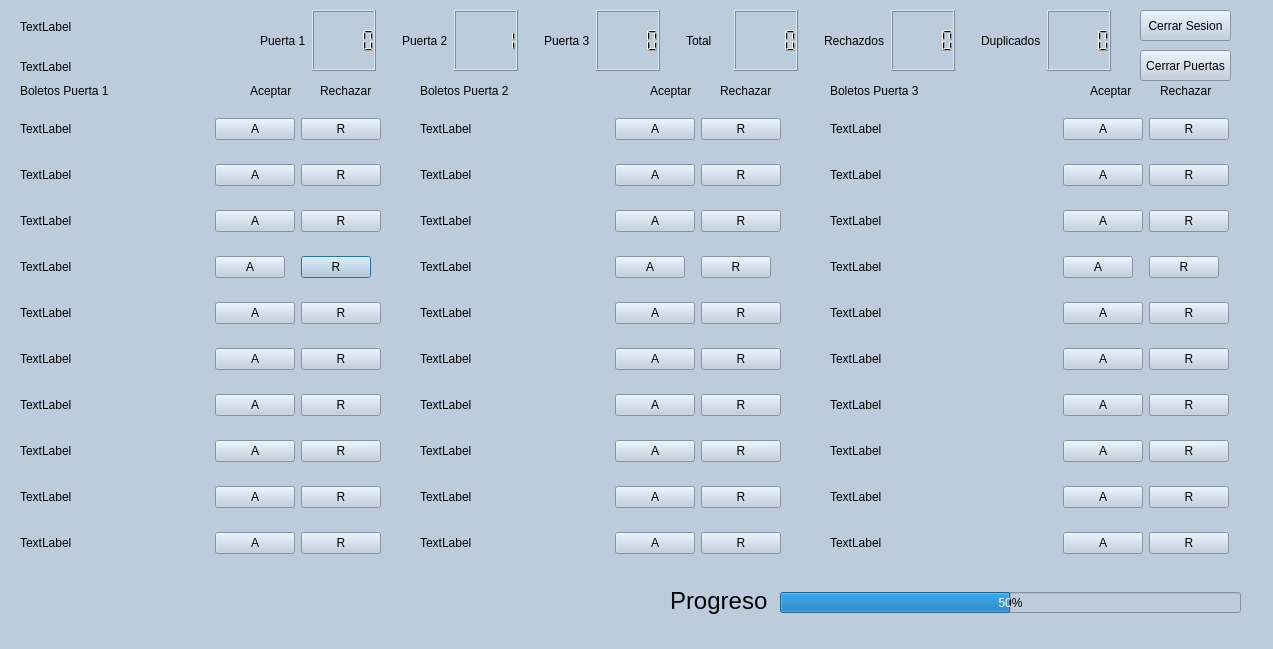
<?xml version="1.0" encoding="UTF-8"?>
<ui version="4.0">
 <class>Dialog</class>
 <widget class="QDialog" name="Dialog">
  <property name="geometry">
   <rect>
    <x>0</x>
    <y>0</y>
    <width>1273</width>
    <height>649</height>
   </rect>
  </property>
  <property name="windowTitle">
   <string>Dialog</string>
  </property>
  <property name="styleSheet">
   <string notr="true">background-color: #bcccdc;</string>
  </property>
  <widget class="QWidget" name="gridLayoutWidget_4">
   <property name="geometry">
    <rect>
     <x>20</x>
     <y>10</y>
     <width>211</width>
     <height>74</height>
    </rect>
   </property>
   <layout class="QGridLayout" name="gridLayout">
    <item row="2" column="0">
     <widget class="QLabel" name="lblNombreEmpleado">
      <property name="text">
       <string>TextLabel</string>
      </property>
     </widget>
    </item>
    <item row="1" column="0">
     <widget class="QLabel" name="lblNombreConcierto">
      <property name="text">
       <string>TextLabel</string>
      </property>
     </widget>
    </item>
   </layout>
  </widget>
  <widget class="QWidget" name="gridLayoutWidget">
   <property name="geometry">
    <rect>
     <x>20</x>
     <y>100</y>
     <width>361</width>
     <height>481</height>
    </rect>
   </property>
   <layout class="QGridLayout" name="gridLayoutPuerta1">
    <item row="0" column="0">
     <widget class="QLabel" name="lblBoleto1_P1">
      <property name="text">
       <string>TextLabel</string>
      </property>
     </widget>
    </item>
    <item row="3" column="2">
     <widget class="QPushButton" name="pbRechazar4_P1">
      <property name="maximumSize">
       <size>
        <width>70</width>
        <height>16777215</height>
       </size>
      </property>
      <property name="cursor">
       <cursorShape>PointingHandCursor</cursorShape>
      </property>
      <property name="text">
       <string>R</string>
      </property>
     </widget>
    </item>
    <item row="4" column="2">
     <widget class="QPushButton" name="pbRechazar5_P1">
      <property name="cursor">
       <cursorShape>PointingHandCursor</cursorShape>
      </property>
      <property name="text">
       <string>R</string>
      </property>
     </widget>
    </item>
    <item row="6" column="2">
     <widget class="QPushButton" name="pbRechazar7_P1">
      <property name="cursor">
       <cursorShape>PointingHandCursor</cursorShape>
      </property>
      <property name="text">
       <string>R</string>
      </property>
     </widget>
    </item>
    <item row="7" column="2">
     <widget class="QPushButton" name="pbRechazar8_P1">
      <property name="cursor">
       <cursorShape>PointingHandCursor</cursorShape>
      </property>
      <property name="text">
       <string>R</string>
      </property>
     </widget>
    </item>
    <item row="5" column="2">
     <widget class="QPushButton" name="pbRechazar6_P1">
      <property name="cursor">
       <cursorShape>PointingHandCursor</cursorShape>
      </property>
      <property name="text">
       <string>R</string>
      </property>
     </widget>
    </item>
    <item row="8" column="2">
     <widget class="QPushButton" name="pbRechazar9_P1">
      <property name="cursor">
       <cursorShape>PointingHandCursor</cursorShape>
      </property>
      <property name="text">
       <string>R</string>
      </property>
     </widget>
    </item>
    <item row="9" column="2">
     <widget class="QPushButton" name="pbRechazar10_P1">
      <property name="cursor">
       <cursorShape>PointingHandCursor</cursorShape>
      </property>
      <property name="text">
       <string>R</string>
      </property>
     </widget>
    </item>
    <item row="2" column="1">
     <widget class="QPushButton" name="pbAceptar3_P1">
      <property name="cursor">
       <cursorShape>PointingHandCursor</cursorShape>
      </property>
      <property name="text">
       <string>A</string>
      </property>
     </widget>
    </item>
    <item row="9" column="1">
     <widget class="QPushButton" name="pbAceptar10_P1">
      <property name="cursor">
       <cursorShape>PointingHandCursor</cursorShape>
      </property>
      <property name="text">
       <string>A</string>
      </property>
     </widget>
    </item>
    <item row="6" column="1">
     <widget class="QPushButton" name="pbAceptar7_P1">
      <property name="cursor">
       <cursorShape>PointingHandCursor</cursorShape>
      </property>
      <property name="text">
       <string>A</string>
      </property>
     </widget>
    </item>
    <item row="4" column="1">
     <widget class="QPushButton" name="pbAceptar5_P1">
      <property name="cursor">
       <cursorShape>PointingHandCursor</cursorShape>
      </property>
      <property name="text">
       <string>A</string>
      </property>
     </widget>
    </item>
    <item row="0" column="1">
     <widget class="QPushButton" name="pbAceptar1_P1">
      <property name="cursor">
       <cursorShape>PointingHandCursor</cursorShape>
      </property>
      <property name="text">
       <string>A</string>
      </property>
     </widget>
    </item>
    <item row="7" column="1">
     <widget class="QPushButton" name="pbAceptar8_P1">
      <property name="cursor">
       <cursorShape>PointingHandCursor</cursorShape>
      </property>
      <property name="text">
       <string>A</string>
      </property>
     </widget>
    </item>
    <item row="5" column="1">
     <widget class="QPushButton" name="pbAceptar6_P1">
      <property name="cursor">
       <cursorShape>PointingHandCursor</cursorShape>
      </property>
      <property name="text">
       <string>A</string>
      </property>
     </widget>
    </item>
    <item row="8" column="1">
     <widget class="QPushButton" name="pbAceptar9_P1">
      <property name="cursor">
       <cursorShape>PointingHandCursor</cursorShape>
      </property>
      <property name="text">
       <string>A</string>
      </property>
     </widget>
    </item>
    <item row="1" column="1">
     <widget class="QPushButton" name="pbAceptar2_P1">
      <property name="cursor">
       <cursorShape>PointingHandCursor</cursorShape>
      </property>
      <property name="text">
       <string>A</string>
      </property>
     </widget>
    </item>
    <item row="3" column="1">
     <widget class="QPushButton" name="pbAceptar4_P1">
      <property name="maximumSize">
       <size>
        <width>70</width>
        <height>16777215</height>
       </size>
      </property>
      <property name="cursor">
       <cursorShape>PointingHandCursor</cursorShape>
      </property>
      <property name="text">
       <string>A</string>
      </property>
     </widget>
    </item>
    <item row="4" column="0">
     <widget class="QLabel" name="lblBoleto5_P1">
      <property name="text">
       <string>TextLabel</string>
      </property>
     </widget>
    </item>
    <item row="3" column="0">
     <widget class="QLabel" name="lblBoleto4_P1">
      <property name="text">
       <string>TextLabel</string>
      </property>
     </widget>
    </item>
    <item row="2" column="2">
     <widget class="QPushButton" name="pbRechazar3_P1">
      <property name="cursor">
       <cursorShape>PointingHandCursor</cursorShape>
      </property>
      <property name="text">
       <string>R</string>
      </property>
     </widget>
    </item>
    <item row="6" column="0">
     <widget class="QLabel" name="lblBoleto7_P1">
      <property name="text">
       <string>TextLabel</string>
      </property>
     </widget>
    </item>
    <item row="1" column="2">
     <widget class="QPushButton" name="pbRechazar2_P1">
      <property name="cursor">
       <cursorShape>PointingHandCursor</cursorShape>
      </property>
      <property name="text">
       <string>R</string>
      </property>
     </widget>
    </item>
    <item row="7" column="0">
     <widget class="QLabel" name="lblBoleto8_P1">
      <property name="text">
       <string>TextLabel</string>
      </property>
     </widget>
    </item>
    <item row="9" column="0">
     <widget class="QLabel" name="lblBoleto10_P1">
      <property name="text">
       <string>TextLabel</string>
      </property>
     </widget>
    </item>
    <item row="8" column="0">
     <widget class="QLabel" name="lblBoleto9_P1">
      <property name="text">
       <string>TextLabel</string>
      </property>
     </widget>
    </item>
    <item row="5" column="0">
     <widget class="QLabel" name="lblBoleto6_P1">
      <property name="text">
       <string>TextLabel</string>
      </property>
     </widget>
    </item>
    <item row="2" column="0">
     <widget class="QLabel" name="lblBoleto3_P1">
      <property name="text">
       <string>TextLabel</string>
      </property>
     </widget>
    </item>
    <item row="1" column="0">
     <widget class="QLabel" name="lblBoleto2_P1">
      <property name="text">
       <string>TextLabel</string>
      </property>
     </widget>
    </item>
    <item row="0" column="2">
     <widget class="QPushButton" name="pbRechazar1_P1">
      <property name="cursor">
       <cursorShape>PointingHandCursor</cursorShape>
      </property>
      <property name="text">
       <string>R</string>
      </property>
     </widget>
    </item>
   </layout>
  </widget>
  <widget class="QWidget" name="gridLayoutWidget_2">
   <property name="geometry">
    <rect>
     <x>420</x>
     <y>100</y>
     <width>361</width>
     <height>481</height>
    </rect>
   </property>
   <layout class="QGridLayout" name="gridLayoutPuerta2">
    <property name="spacing">
     <number>6</number>
    </property>
    <item row="2" column="2">
     <widget class="QPushButton" name="pbRechazar3_P2">
      <property name="cursor">
       <cursorShape>PointingHandCursor</cursorShape>
      </property>
      <property name="text">
       <string>R</string>
      </property>
     </widget>
    </item>
    <item row="1" column="2">
     <widget class="QPushButton" name="pbRechazar2_P2">
      <property name="cursor">
       <cursorShape>PointingHandCursor</cursorShape>
      </property>
      <property name="text">
       <string>R</string>
      </property>
     </widget>
    </item>
    <item row="6" column="0">
     <widget class="QLabel" name="lblBoleto7_P2">
      <property name="text">
       <string>TextLabel</string>
      </property>
     </widget>
    </item>
    <item row="7" column="0">
     <widget class="QLabel" name="lblBoleto8_P2">
      <property name="text">
       <string>TextLabel</string>
      </property>
     </widget>
    </item>
    <item row="9" column="0">
     <widget class="QLabel" name="lblBoleto10_P2">
      <property name="text">
       <string>TextLabel</string>
      </property>
     </widget>
    </item>
    <item row="0" column="1">
     <widget class="QPushButton" name="pbAceptar1_P2">
      <property name="cursor">
       <cursorShape>PointingHandCursor</cursorShape>
      </property>
      <property name="text">
       <string>A</string>
      </property>
     </widget>
    </item>
    <item row="8" column="0">
     <widget class="QLabel" name="lblBoleto9_P2">
      <property name="text">
       <string>TextLabel</string>
      </property>
     </widget>
    </item>
    <item row="5" column="0">
     <widget class="QLabel" name="lblBoleto6_P2">
      <property name="text">
       <string>TextLabel</string>
      </property>
     </widget>
    </item>
    <item row="2" column="1">
     <widget class="QPushButton" name="pbAceptar3_P2">
      <property name="cursor">
       <cursorShape>PointingHandCursor</cursorShape>
      </property>
      <property name="text">
       <string>A</string>
      </property>
     </widget>
    </item>
    <item row="0" column="2">
     <widget class="QPushButton" name="pbRechazar1_P2">
      <property name="cursor">
       <cursorShape>PointingHandCursor</cursorShape>
      </property>
      <property name="text">
       <string>R</string>
      </property>
     </widget>
    </item>
    <item row="1" column="0">
     <widget class="QLabel" name="lblBoleto2_P2">
      <property name="text">
       <string>TextLabel</string>
      </property>
     </widget>
    </item>
    <item row="2" column="0">
     <widget class="QLabel" name="lblBoleto3_P2">
      <property name="text">
       <string>TextLabel</string>
      </property>
     </widget>
    </item>
    <item row="1" column="1">
     <widget class="QPushButton" name="pbAceptar2_P2">
      <property name="cursor">
       <cursorShape>PointingHandCursor</cursorShape>
      </property>
      <property name="text">
       <string>A</string>
      </property>
     </widget>
    </item>
    <item row="4" column="0">
     <widget class="QLabel" name="lblBoleto5_P2">
      <property name="text">
       <string>TextLabel</string>
      </property>
     </widget>
    </item>
    <item row="3" column="0">
     <widget class="QLabel" name="lblBoleto4_P2">
      <property name="text">
       <string>TextLabel</string>
      </property>
     </widget>
    </item>
    <item row="0" column="0">
     <widget class="QLabel" name="lblBoleto1_P2">
      <property name="text">
       <string>TextLabel</string>
      </property>
     </widget>
    </item>
    <item row="3" column="2">
     <widget class="QPushButton" name="pbRechazar4_P2">
      <property name="maximumSize">
       <size>
        <width>70</width>
        <height>16777215</height>
       </size>
      </property>
      <property name="cursor">
       <cursorShape>PointingHandCursor</cursorShape>
      </property>
      <property name="text">
       <string>R</string>
      </property>
     </widget>
    </item>
    <item row="4" column="1">
     <widget class="QPushButton" name="pbAceptar5_P2">
      <property name="cursor">
       <cursorShape>PointingHandCursor</cursorShape>
      </property>
      <property name="text">
       <string>A</string>
      </property>
     </widget>
    </item>
    <item row="3" column="1">
     <widget class="QPushButton" name="pbAceptar4_P2">
      <property name="maximumSize">
       <size>
        <width>70</width>
        <height>16777215</height>
       </size>
      </property>
      <property name="cursor">
       <cursorShape>PointingHandCursor</cursorShape>
      </property>
      <property name="text">
       <string>A</string>
      </property>
     </widget>
    </item>
    <item row="6" column="2">
     <widget class="QPushButton" name="pbRechazar7_P2">
      <property name="cursor">
       <cursorShape>PointingHandCursor</cursorShape>
      </property>
      <property name="text">
       <string>R</string>
      </property>
     </widget>
    </item>
    <item row="5" column="1">
     <widget class="QPushButton" name="pbAceptar6_P2">
      <property name="cursor">
       <cursorShape>PointingHandCursor</cursorShape>
      </property>
      <property name="text">
       <string>A</string>
      </property>
     </widget>
    </item>
    <item row="4" column="2">
     <widget class="QPushButton" name="pbRechazar5_P2">
      <property name="cursor">
       <cursorShape>PointingHandCursor</cursorShape>
      </property>
      <property name="text">
       <string>R</string>
      </property>
     </widget>
    </item>
    <item row="6" column="1">
     <widget class="QPushButton" name="pbAceptar7_P2">
      <property name="cursor">
       <cursorShape>PointingHandCursor</cursorShape>
      </property>
      <property name="text">
       <string>A</string>
      </property>
     </widget>
    </item>
    <item row="5" column="2">
     <widget class="QPushButton" name="pbRechazar6_P2">
      <property name="cursor">
       <cursorShape>PointingHandCursor</cursorShape>
      </property>
      <property name="text">
       <string>R</string>
      </property>
     </widget>
    </item>
    <item row="7" column="2">
     <widget class="QPushButton" name="pbRechazar8_P2">
      <property name="cursor">
       <cursorShape>PointingHandCursor</cursorShape>
      </property>
      <property name="text">
       <string>R</string>
      </property>
     </widget>
    </item>
    <item row="9" column="1">
     <widget class="QPushButton" name="pbAceptar10_P2">
      <property name="cursor">
       <cursorShape>PointingHandCursor</cursorShape>
      </property>
      <property name="text">
       <string>A</string>
      </property>
     </widget>
    </item>
    <item row="8" column="2">
     <widget class="QPushButton" name="pbRechazar9_P2">
      <property name="cursor">
       <cursorShape>PointingHandCursor</cursorShape>
      </property>
      <property name="text">
       <string>R</string>
      </property>
     </widget>
    </item>
    <item row="7" column="1">
     <widget class="QPushButton" name="pbAceptar8_P2">
      <property name="cursor">
       <cursorShape>PointingHandCursor</cursorShape>
      </property>
      <property name="text">
       <string>A</string>
      </property>
     </widget>
    </item>
    <item row="8" column="1">
     <widget class="QPushButton" name="pbAceptar9_P2">
      <property name="cursor">
       <cursorShape>PointingHandCursor</cursorShape>
      </property>
      <property name="text">
       <string>A</string>
      </property>
     </widget>
    </item>
    <item row="9" column="2">
     <widget class="QPushButton" name="pbRechazar10_P2">
      <property name="cursor">
       <cursorShape>PointingHandCursor</cursorShape>
      </property>
      <property name="text">
       <string>R</string>
      </property>
     </widget>
    </item>
   </layout>
  </widget>
  <widget class="QWidget" name="gridLayoutWidget_3">
   <property name="geometry">
    <rect>
     <x>830</x>
     <y>100</y>
     <width>399</width>
     <height>481</height>
    </rect>
   </property>
   <layout class="QGridLayout" name="gridLayoutPuerta3" columnstretch="0,0,0" columnminimumwidth="0,0,0">
    <property name="rightMargin">
     <number>0</number>
    </property>
    <property name="horizontalSpacing">
     <number>6</number>
    </property>
    <item row="2" column="2">
     <widget class="QPushButton" name="pbRechazar3_P3">
      <property name="cursor">
       <cursorShape>PointingHandCursor</cursorShape>
      </property>
      <property name="text">
       <string>R</string>
      </property>
     </widget>
    </item>
    <item row="1" column="2">
     <widget class="QPushButton" name="pbRechazar2_P3">
      <property name="cursor">
       <cursorShape>PointingHandCursor</cursorShape>
      </property>
      <property name="text">
       <string>R</string>
      </property>
     </widget>
    </item>
    <item row="6" column="0">
     <widget class="QLabel" name="lblBoleto7_P3">
      <property name="text">
       <string>TextLabel</string>
      </property>
     </widget>
    </item>
    <item row="7" column="0">
     <widget class="QLabel" name="lblBoleto8_P3">
      <property name="text">
       <string>TextLabel</string>
      </property>
     </widget>
    </item>
    <item row="9" column="0">
     <widget class="QLabel" name="lblBoleto10_P3">
      <property name="text">
       <string>TextLabel</string>
      </property>
     </widget>
    </item>
    <item row="0" column="1">
     <widget class="QPushButton" name="pbAceptar1_P3">
      <property name="cursor">
       <cursorShape>PointingHandCursor</cursorShape>
      </property>
      <property name="text">
       <string>A</string>
      </property>
      <property name="iconSize">
       <size>
        <width>5</width>
        <height>5</height>
       </size>
      </property>
     </widget>
    </item>
    <item row="8" column="0">
     <widget class="QLabel" name="lblBoleto9_P3">
      <property name="text">
       <string>TextLabel</string>
      </property>
     </widget>
    </item>
    <item row="5" column="0">
     <widget class="QLabel" name="lblBoleto6_P3">
      <property name="text">
       <string>TextLabel</string>
      </property>
     </widget>
    </item>
    <item row="2" column="1">
     <widget class="QPushButton" name="pbAceptar3_P3">
      <property name="cursor">
       <cursorShape>PointingHandCursor</cursorShape>
      </property>
      <property name="text">
       <string>A</string>
      </property>
      <property name="iconSize">
       <size>
        <width>5</width>
        <height>5</height>
       </size>
      </property>
     </widget>
    </item>
    <item row="0" column="2">
     <widget class="QPushButton" name="pbRechazar1_P3">
      <property name="cursor">
       <cursorShape>PointingHandCursor</cursorShape>
      </property>
      <property name="text">
       <string>R</string>
      </property>
     </widget>
    </item>
    <item row="1" column="0">
     <widget class="QLabel" name="lblBoleto2_P3">
      <property name="text">
       <string>TextLabel</string>
      </property>
     </widget>
    </item>
    <item row="2" column="0">
     <widget class="QLabel" name="lblBoleto3_P3">
      <property name="text">
       <string>TextLabel</string>
      </property>
     </widget>
    </item>
    <item row="1" column="1">
     <widget class="QPushButton" name="pbAceptar2_P3">
      <property name="cursor">
       <cursorShape>PointingHandCursor</cursorShape>
      </property>
      <property name="text">
       <string>A</string>
      </property>
      <property name="iconSize">
       <size>
        <width>5</width>
        <height>5</height>
       </size>
      </property>
     </widget>
    </item>
    <item row="4" column="0">
     <widget class="QLabel" name="lblBoleto5_P3">
      <property name="text">
       <string>TextLabel</string>
      </property>
     </widget>
    </item>
    <item row="3" column="0">
     <widget class="QLabel" name="lblBoleto4_P3">
      <property name="text">
       <string>TextLabel</string>
      </property>
     </widget>
    </item>
    <item row="0" column="0">
     <widget class="QLabel" name="lblBoleto1_P3">
      <property name="text">
       <string>TextLabel</string>
      </property>
     </widget>
    </item>
    <item row="3" column="2">
     <widget class="QPushButton" name="pbRechazar4_P3">
      <property name="maximumSize">
       <size>
        <width>70</width>
        <height>16777215</height>
       </size>
      </property>
      <property name="cursor">
       <cursorShape>PointingHandCursor</cursorShape>
      </property>
      <property name="text">
       <string>R</string>
      </property>
     </widget>
    </item>
    <item row="4" column="1">
     <widget class="QPushButton" name="pbAceptar5_P3">
      <property name="cursor">
       <cursorShape>PointingHandCursor</cursorShape>
      </property>
      <property name="text">
       <string>A</string>
      </property>
      <property name="iconSize">
       <size>
        <width>5</width>
        <height>5</height>
       </size>
      </property>
     </widget>
    </item>
    <item row="3" column="1">
     <widget class="QPushButton" name="pbAceptar4_P3">
      <property name="maximumSize">
       <size>
        <width>70</width>
        <height>16777215</height>
       </size>
      </property>
      <property name="cursor">
       <cursorShape>PointingHandCursor</cursorShape>
      </property>
      <property name="text">
       <string>A</string>
      </property>
      <property name="iconSize">
       <size>
        <width>5</width>
        <height>5</height>
       </size>
      </property>
     </widget>
    </item>
    <item row="6" column="2">
     <widget class="QPushButton" name="pbRechazar7_P3">
      <property name="cursor">
       <cursorShape>PointingHandCursor</cursorShape>
      </property>
      <property name="text">
       <string>R</string>
      </property>
     </widget>
    </item>
    <item row="5" column="1">
     <widget class="QPushButton" name="pbAceptar6_P3">
      <property name="cursor">
       <cursorShape>PointingHandCursor</cursorShape>
      </property>
      <property name="text">
       <string>A</string>
      </property>
      <property name="iconSize">
       <size>
        <width>5</width>
        <height>5</height>
       </size>
      </property>
     </widget>
    </item>
    <item row="4" column="2">
     <widget class="QPushButton" name="pbRechazar5_P3">
      <property name="cursor">
       <cursorShape>PointingHandCursor</cursorShape>
      </property>
      <property name="text">
       <string>R</string>
      </property>
     </widget>
    </item>
    <item row="6" column="1">
     <widget class="QPushButton" name="pbAceptar7_P3">
      <property name="cursor">
       <cursorShape>PointingHandCursor</cursorShape>
      </property>
      <property name="text">
       <string>A</string>
      </property>
      <property name="iconSize">
       <size>
        <width>5</width>
        <height>5</height>
       </size>
      </property>
     </widget>
    </item>
    <item row="5" column="2">
     <widget class="QPushButton" name="pbRechazar6_P3">
      <property name="cursor">
       <cursorShape>PointingHandCursor</cursorShape>
      </property>
      <property name="text">
       <string>R</string>
      </property>
     </widget>
    </item>
    <item row="7" column="2">
     <widget class="QPushButton" name="pbRechazar8_P3">
      <property name="cursor">
       <cursorShape>PointingHandCursor</cursorShape>
      </property>
      <property name="text">
       <string>R</string>
      </property>
     </widget>
    </item>
    <item row="9" column="1">
     <widget class="QPushButton" name="pbAceptar10_P3">
      <property name="cursor">
       <cursorShape>PointingHandCursor</cursorShape>
      </property>
      <property name="text">
       <string>A</string>
      </property>
      <property name="iconSize">
       <size>
        <width>5</width>
        <height>5</height>
       </size>
      </property>
     </widget>
    </item>
    <item row="8" column="2">
     <widget class="QPushButton" name="pbRechazar9_P3">
      <property name="cursor">
       <cursorShape>PointingHandCursor</cursorShape>
      </property>
      <property name="text">
       <string>R</string>
      </property>
     </widget>
    </item>
    <item row="7" column="1">
     <widget class="QPushButton" name="pbAceptar8_P3">
      <property name="cursor">
       <cursorShape>PointingHandCursor</cursorShape>
      </property>
      <property name="text">
       <string>A</string>
      </property>
      <property name="iconSize">
       <size>
        <width>5</width>
        <height>5</height>
       </size>
      </property>
     </widget>
    </item>
    <item row="8" column="1">
     <widget class="QPushButton" name="pbAceptar9_P3">
      <property name="cursor">
       <cursorShape>PointingHandCursor</cursorShape>
      </property>
      <property name="text">
       <string>A</string>
      </property>
      <property name="iconSize">
       <size>
        <width>5</width>
        <height>5</height>
       </size>
      </property>
     </widget>
    </item>
    <item row="9" column="2">
     <widget class="QPushButton" name="pbRechazar10_P3">
      <property name="cursor">
       <cursorShape>PointingHandCursor</cursorShape>
      </property>
      <property name="text">
       <string>R</string>
      </property>
     </widget>
    </item>
   </layout>
  </widget>
  <widget class="QLabel" name="lblAceptar_P1">
   <property name="geometry">
    <rect>
     <x>250</x>
     <y>80</y>
     <width>61</width>
     <height>21</height>
    </rect>
   </property>
   <property name="text">
    <string>Aceptar</string>
   </property>
  </widget>
  <widget class="QLabel" name="lblRechazar_P1">
   <property name="geometry">
    <rect>
     <x>320</x>
     <y>80</y>
     <width>61</width>
     <height>21</height>
    </rect>
   </property>
   <property name="text">
    <string>Rechazar</string>
   </property>
  </widget>
  <widget class="QLabel" name="lblAceptar_P2">
   <property name="geometry">
    <rect>
     <x>650</x>
     <y>80</y>
     <width>61</width>
     <height>21</height>
    </rect>
   </property>
   <property name="text">
    <string>Aceptar</string>
   </property>
  </widget>
  <widget class="QLabel" name="lblRechazar_P2">
   <property name="geometry">
    <rect>
     <x>720</x>
     <y>80</y>
     <width>61</width>
     <height>21</height>
    </rect>
   </property>
   <property name="text">
    <string>Rechazar</string>
   </property>
  </widget>
  <widget class="QLabel" name="lblRechazar_P3">
   <property name="geometry">
    <rect>
     <x>1160</x>
     <y>80</y>
     <width>61</width>
     <height>21</height>
    </rect>
   </property>
   <property name="text">
    <string>Rechazar</string>
   </property>
  </widget>
  <widget class="QLabel" name="lblAceptar_P3">
   <property name="geometry">
    <rect>
     <x>1090</x>
     <y>80</y>
     <width>61</width>
     <height>21</height>
    </rect>
   </property>
   <property name="text">
    <string>Aceptar</string>
   </property>
  </widget>
  <widget class="QWidget" name="gridLayoutWidget_5">
   <property name="geometry">
    <rect>
     <x>260</x>
     <y>10</y>
     <width>851</width>
     <height>61</height>
    </rect>
   </property>
   <layout class="QGridLayout" name="gridLayout_2">
    <item row="0" column="1">
     <widget class="QLCDNumber" name="lcdNPuerta1"/>
    </item>
    <item row="0" column="3">
     <widget class="QLabel" name="lblNPuerta2">
      <property name="text">
       <string>Puerta 2</string>
      </property>
     </widget>
    </item>
    <item row="0" column="13">
     <widget class="QLabel" name="lblNRechazados">
      <property name="text">
       <string>Rechazdos</string>
      </property>
     </widget>
    </item>
    <item row="0" column="9">
     <widget class="QLabel" name="lblNTotal">
      <property name="text">
       <string>Total</string>
      </property>
     </widget>
    </item>
    <item row="0" column="7">
     <widget class="QLCDNumber" name="lcdNPuerta3"/>
    </item>
    <item row="0" column="11">
     <widget class="QLCDNumber" name="lcdNTotal"/>
    </item>
    <item row="0" column="4">
     <widget class="QLCDNumber" name="lcdNPuerta2">
      <property name="intValue" stdset="0">
       <number>1</number>
      </property>
     </widget>
    </item>
    <item row="0" column="6">
     <widget class="QLabel" name="lblNPuerta3">
      <property name="text">
       <string>Puerta 3</string>
      </property>
     </widget>
    </item>
    <item row="0" column="0">
     <widget class="QLabel" name="lblNPuerta1">
      <property name="text">
       <string>Puerta 1</string>
      </property>
     </widget>
    </item>
    <item row="0" column="17">
     <widget class="QLabel" name="lblNDuplicados">
      <property name="text">
       <string>Duplicados</string>
      </property>
     </widget>
    </item>
    <item row="0" column="19">
     <widget class="QLCDNumber" name="lcdNDuplicados"/>
    </item>
    <item row="0" column="5">
     <spacer name="verticalSpacer_2">
      <property name="orientation">
       <enum>Qt::Vertical</enum>
      </property>
      <property name="sizeHint" stdset="0">
       <size>
        <width>20</width>
        <height>40</height>
       </size>
      </property>
     </spacer>
    </item>
    <item row="0" column="15">
     <widget class="QLCDNumber" name="lcdNRechazados"/>
    </item>
    <item row="0" column="2">
     <spacer name="verticalSpacer">
      <property name="orientation">
       <enum>Qt::Vertical</enum>
      </property>
      <property name="sizeHint" stdset="0">
       <size>
        <width>20</width>
        <height>40</height>
       </size>
      </property>
     </spacer>
    </item>
    <item row="0" column="12">
     <spacer name="verticalSpacer_4">
      <property name="orientation">
       <enum>Qt::Vertical</enum>
      </property>
      <property name="sizeHint" stdset="0">
       <size>
        <width>20</width>
        <height>40</height>
       </size>
      </property>
     </spacer>
    </item>
    <item row="0" column="8">
     <spacer name="verticalSpacer_3">
      <property name="orientation">
       <enum>Qt::Vertical</enum>
      </property>
      <property name="sizeHint" stdset="0">
       <size>
        <width>20</width>
        <height>40</height>
       </size>
      </property>
     </spacer>
    </item>
    <item row="0" column="16">
     <spacer name="verticalSpacer_5">
      <property name="orientation">
       <enum>Qt::Vertical</enum>
      </property>
      <property name="sizeHint" stdset="0">
       <size>
        <width>20</width>
        <height>40</height>
       </size>
      </property>
     </spacer>
    </item>
   </layout>
  </widget>
  <widget class="QPushButton" name="pbCerrarSesion">
   <property name="geometry">
    <rect>
     <x>1140</x>
     <y>10</y>
     <width>91</width>
     <height>31</height>
    </rect>
   </property>
   <property name="cursor">
    <cursorShape>PointingHandCursor</cursorShape>
   </property>
   <property name="text">
    <string>Cerrar Sesion</string>
   </property>
  </widget>
  <widget class="QProgressBar" name="progressBar">
   <property name="geometry">
    <rect>
     <x>780</x>
     <y>592</y>
     <width>461</width>
     <height>21</height>
    </rect>
   </property>
   <property name="value">
    <number>50</number>
   </property>
  </widget>
  <widget class="QLabel" name="label">
   <property name="geometry">
    <rect>
     <x>830</x>
     <y>80</y>
     <width>111</width>
     <height>21</height>
    </rect>
   </property>
   <property name="text">
    <string>Boletos Puerta 3</string>
   </property>
  </widget>
  <widget class="QLabel" name="label_2">
   <property name="geometry">
    <rect>
     <x>420</x>
     <y>80</y>
     <width>111</width>
     <height>21</height>
    </rect>
   </property>
   <property name="text">
    <string>Boletos Puerta 2</string>
   </property>
  </widget>
  <widget class="QLabel" name="label_3">
   <property name="geometry">
    <rect>
     <x>20</x>
     <y>80</y>
     <width>111</width>
     <height>21</height>
    </rect>
   </property>
   <property name="text">
    <string>Boletos Puerta 1</string>
   </property>
  </widget>
  <widget class="QLabel" name="label_4">
   <property name="geometry">
    <rect>
     <x>670</x>
     <y>580</y>
     <width>101</width>
     <height>41</height>
    </rect>
   </property>
   <property name="font">
    <font>
     <pointsize>18</pointsize>
    </font>
   </property>
   <property name="text">
    <string>Progreso</string>
   </property>
  </widget>
  <widget class="QPushButton" name="pbCerrarPuertas">
   <property name="geometry">
    <rect>
     <x>1140</x>
     <y>50</y>
     <width>91</width>
     <height>31</height>
    </rect>
   </property>
   <property name="cursor">
    <cursorShape>PointingHandCursor</cursorShape>
   </property>
   <property name="text">
    <string>Cerrar Puertas</string>
   </property>
  </widget>
 </widget>
 <resources/>
 <connections/>
</ui>
